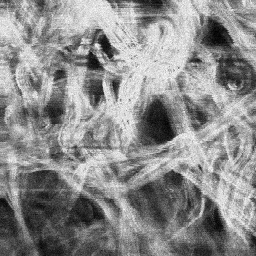
#> input picture bin_data/collagen.png, 256 x 256 px
$ jupyter execute canny.ipynb
#> lines starting #> are read from the running program, lines starting #| are printed output that depends on the picture
### №1 Section for importing main libraries and defining main function

[cell 1]
import os
import numpy as np
import matplotlib.pyplot as plt
import statistics
from PIL import Image
from skimage.feature import canny

def plot2figs(image1, image2, title):
    plt.subplot(1,2,1)
    plt.axis('off')
    plt.imshow(image1, cmap=plt.cm.gray)
    plt.title('Original image')
    plt.subplot(1,2,2)
    plt.axis('off')
    plt.imshow(image2, cmap=plt.cm.gray)
    plt.title(title)
    plt.show()

### №2 Section for loading image

[cell 2]
image = np.asarray(Image.open(os.path.join('../bin_data', 'collagen.png')))
#> image is the input picture: shape (256, 256); min 0, max 255, mean 139.3
print('   Original image')
plt.imshow(image, cmap=plt.cm.gray)
plt.show()

### №3 Section for canny visualization

[cell 3]
edges = canny(image)
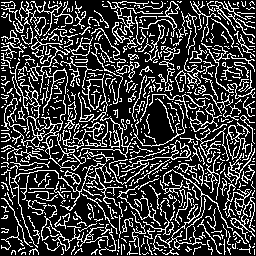
#> edges: shape (256, 256) bool; 24% white in thin lines or dots
plot2figs(image, edges, 'canny image')
#> in plot2figs, `plt.show()`:
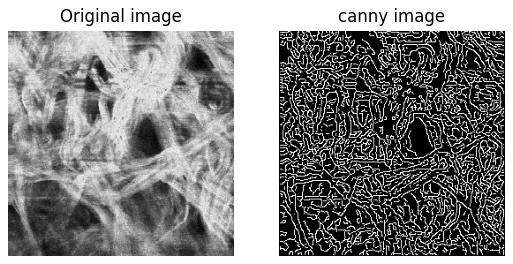
#> figure drawn by matplotlib, 2 panels
